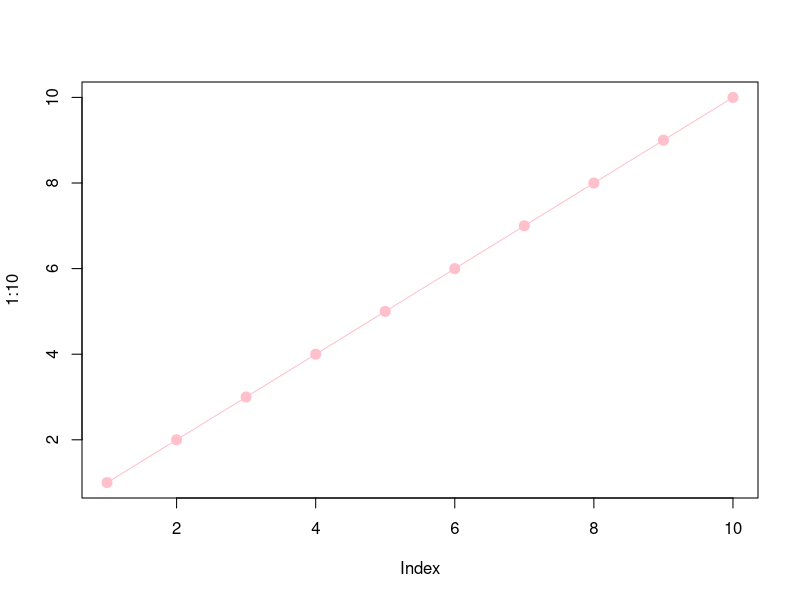
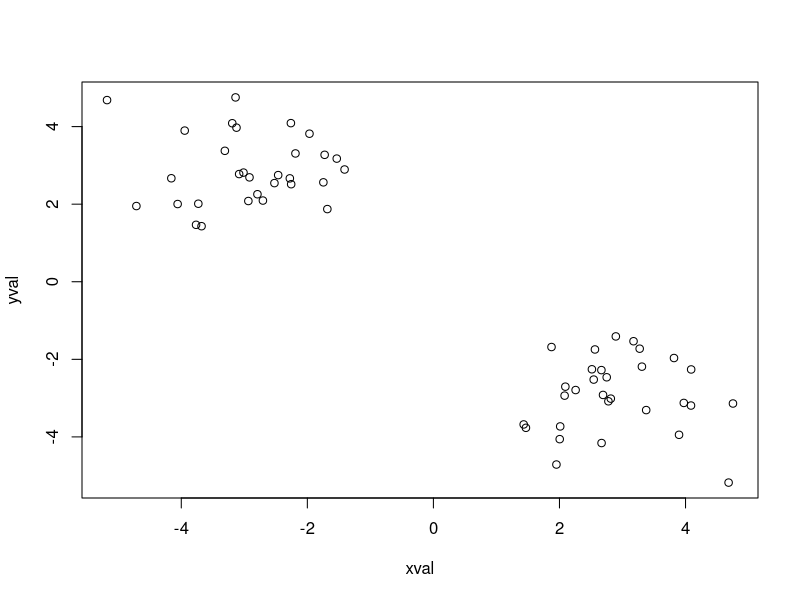
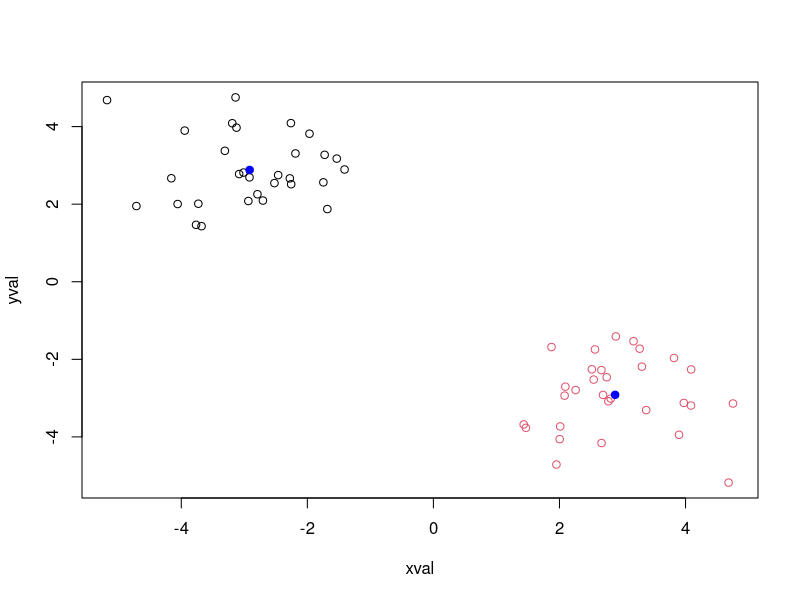
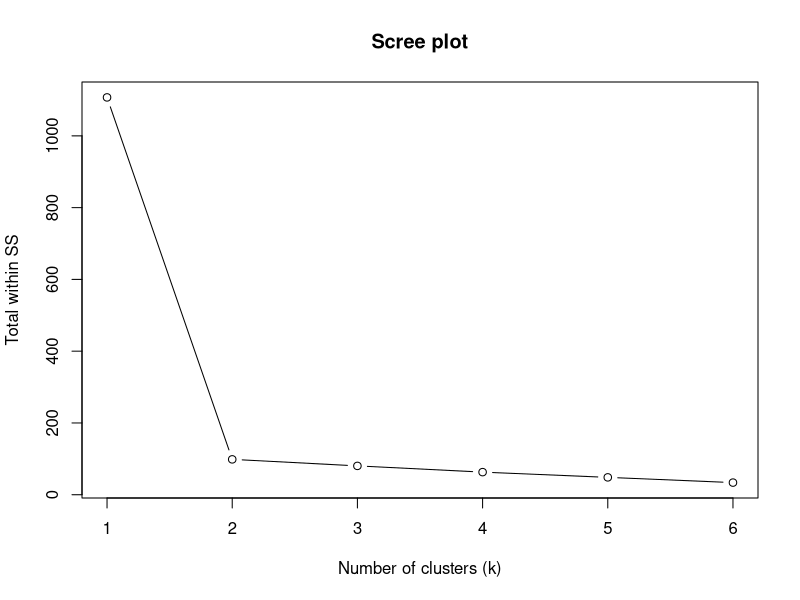
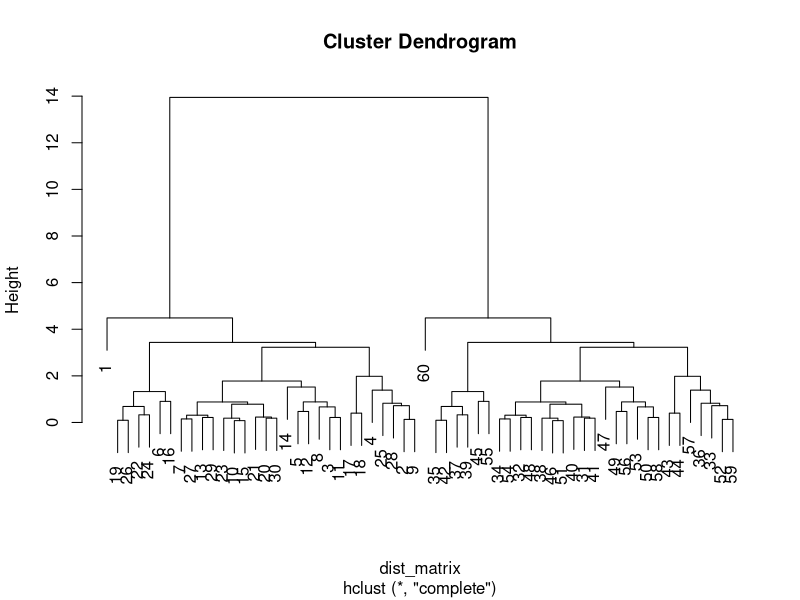
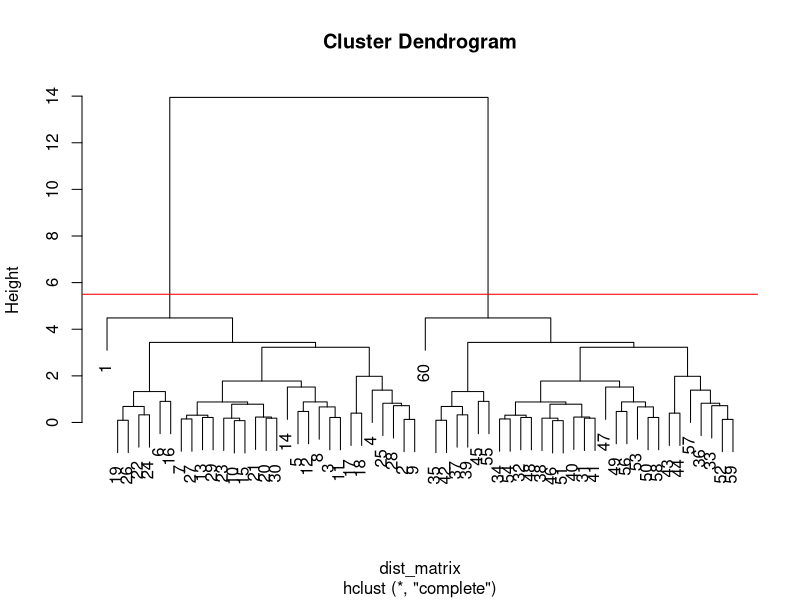
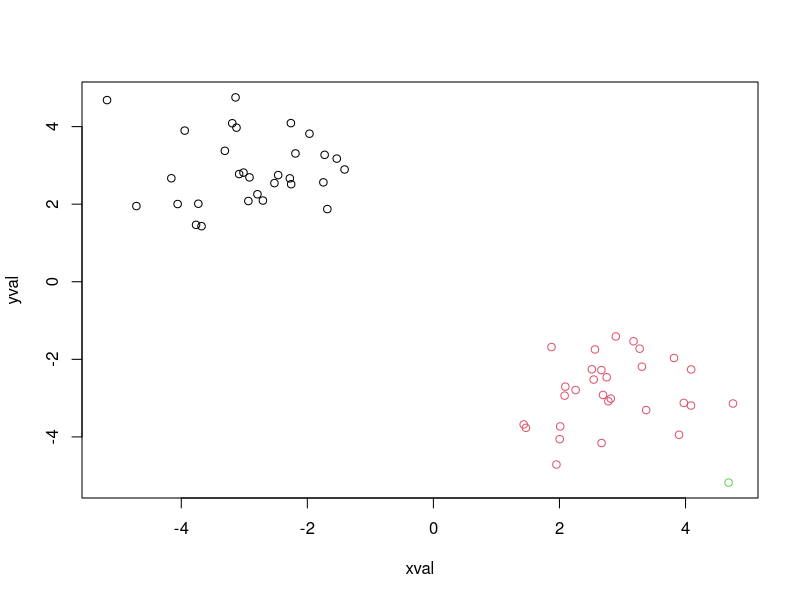
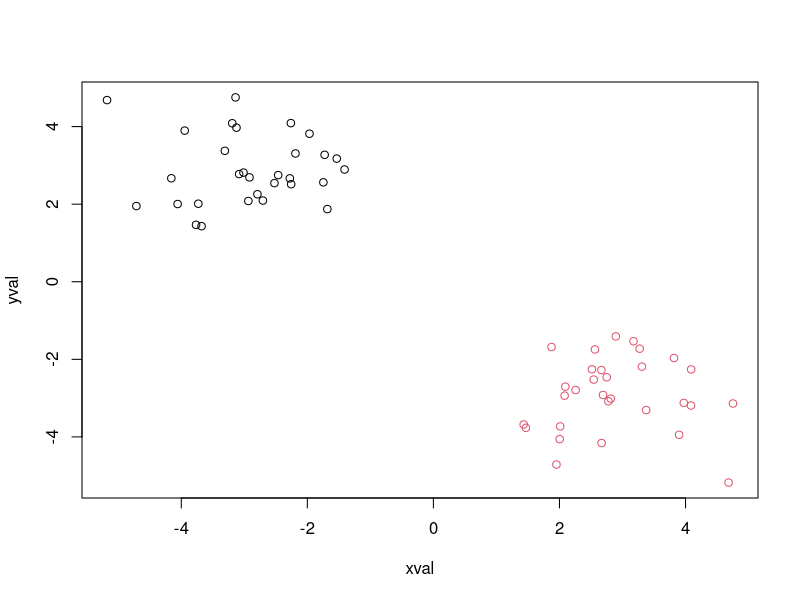

The R script that drew these images, in order:
## ---- chunk 1
knitr::opts_chunk$set(echo = TRUE)
## ---- chunk 2
# Example plot to see how Rmarkdown works
plot(1:10, typ="o", cex=2, pch = 20, col="pink")
## ---- chunk 3
# Generate some example data for clustering
tmp <- c(rnorm(30,-3), rnorm(30,3))
example <- cbind(xval = tmp, yval = rev(tmp))
plot(example)

## ---- chunk 4
k2 <- kmeans(example, centers = 2, nstart = 20)
k2
## ---- chunk 5
k2$size
## ---- chunk 6
k2$cluster
table(k2$cluster)
## ---- chunk 7
k2$centers
## ---- chunk 8
plot(example, col = k2$cluster)
points(k2$centers, col = "blue", pch = 20, cex = 1.5)
# palette(c("blue", "red"))
## ---- chunk 9
k3 <- kmeans(example, centers = 3, nstart = 20)
k3$tot.withinss
k2$tot.withinss
## ---- chunk 10
k1 <- kmeans(example, centers = 1, nstart = 20)
k4 <- kmeans(example, centers = 4, nstart = 20)
k5 <- kmeans(example, centers = 5, nstart = 20)
k6 <- kmeans(example, centers = 6, nstart = 20)

ss <- c(k1$tot.withinss, k2$tot.withinss, k3$tot.withinss, k4$tot.withinss, k5$tot.withinss, k6$tot.withinss)
plot(ss, typ = "b", xlab = "Number of clusters (k)", ylab = "Total within SS", main = "Scree plot")
## ---- chunk 11
dist_matrix <- dist(example)
## ---- chunk 12
hc <- hclust(dist_matrix)
hc
## ---- chunk 13
# What is the dimension of the distance matrix?
dim(dist_matrix)
# Turn dist_matrix into a matrix by filling in the blanks
head( as.matrix(dist_matrix), n = 2L )
# Compare the dimension of the original example dataset vs. dimension of new distance matrix
dim(example)
dim( as.matrix(dist_matrix) )
## ---- chunk 14
plot(hc)
## ---- chunk 15
plot(hc)
abline(h = 5.5, col = "red")
## ---- chunk 16
# Where should I cut to get 3 clusters (groups)?
three_groups <- cutree(hc, k = 3)
# Visualize the clusters made by hierarchical clustering and cutree
plot(example, col = three_groups)
# Where should I cut to get a height of 8?
two_groups <- cutree(hc, h = 8)
# Visualize this too. We should see 2 clusters
plot(example, col = two_groups)
## ---- chunk 17
hc.complete <- hclust(dist_matrix, method = "complete")
plot(hc.complete, main= "Complete Linking Method")

hc.average <- hclust(dist_matrix, method = "average")
plot(hc.average, main = "Average Linking Method")
## ---- chunk 18
xc <- rbind(
 matrix(rnorm(100, mean=0, sd = 0.3), ncol = 2), # c1
 matrix(rnorm(100, mean = 1, sd = 0.3), ncol = 2), # c2
 matrix(c(rnorm(50, mean = 1, sd = 0.3), rnorm(50, mean = 0, sd = 0.3)), ncol = 2) # c3
)

colnames(xc) <- c("x", "y")
## ---- chunk 19
plot(xc)
## ---- chunk 20
# c1 c1 c1 c1 * 50 times ... c2 c2 c2 c2 ... c3 c3 c3 c3 ...
rep_colvec <- rep( c("c1", "c2", "c3"), each = 50)
reality_colvec <- as.factor(rep_colvec)
plot(example, col = reality_colvec, pch = 20)
## ---- chunk 21
# Create a distance matrix for the created vector xc
d_xc <- dist(xc)
hc_xc <- hclust(d_xc)
plot(hc_xc)
grp2 <- cutree(hc_xc, k = 2)
plot(hc_xc, col = grp2, main = "Two Clusters", pch = 20)
grp3 <- cutree(hc_xc, k = 3)
plot(hc_xc, col = grp3, main = "Three Clusters", pch = 20)
# Compare membership of the different groups obtained from hierarchical clustering
table(grp2)
table(grp3)
## ---- chunk 22
# Initialize a blank 100 x 10 matrix
mydata <- matrix(nrow=100, ncol=10)

# Label the rows gene1, gene2, ... gene100
rownames(mydata) <- paste("gene", 1:100, sep="")

# Label the first five columns wt1, wt2, wt3, wt4, wt5 and the last five ko1, ko2, ko3, ko4, ko5
colnames(mydata) <- c( paste("wt", 1:5, sep=""), paste("ko", 1:5, sep="") )

# Fill in fake read counts with Poisson distribution
for(i in 1:nrow(mydata)) {
 wt.values <- rpois(5, lambda=sample(x=10:1000, size=1))
 ko.values <- rpois(5, lambda=sample(x=10:1000, size=1))
 mydata[i,] <- c(wt.values, ko.values)
}

# Let's check out our data!
head(mydata) 
## ---- chunk 23
trans_mydata <- t(mydata)
head(trans_mydata)
## ---- chunk 24
# In general, scaling is advisable such that all variables have unit variance
pca <- prcomp(trans_mydata, scale = TRUE)
# Since we have 10 samples, we have 10 PCs
attributes(pca)
pca$x
## ---- chunk 25
# First, calculate how much variance is captured per PC
pca_var <- pca$sdev ^ 2
# Convert into percent variance and round to first decimal place
per_var <- round( (pca_var / sum(pca_var) ) * 100, 1)
# Make color vector by searching for sample matches and converting sample names to colors
pca_colvec <- colnames(mydata)
pca_colvec[grep("wt", pca_colvec)] <- "red"
pca_colvec[grep("ko", pca_colvec)] <- "blue"
# Plot with colors and labels
plot( pca$x[,1], pca$x[,2],
      xlab = paste0("PC1 (", per_var[1], "%)"),
      ylab = paste0("PC2 (", per_var[2], "%)"),
      col = pca_colvec)
# Label some points and ESC when done
identify(pca$x[,1], pca$x[,2], labels = colnames(mydata))
## ---- chunk 26
barplot(per_var, main = "Scree Plot", xlab="Principal Component", ylab="Percent Variation")
## ---- chunk 27
loading_scores <- pca$rotation[,1] 
summary(loading_scores)
# Since we are interested in the magnitude of the contribution of each gene, take the absolute value
gene_scores <- abs(loading_scores)
# Now, sort the gene scores from high to low
gene_scores_ranked <- sort(gene_scores, decreasing = TRUE)
# Find the names of the top 5 genes
top_5_genes <- names(gene_scores_ranked[1:5])
top_5_genes
# Show the score of each top 5 genes
pca$rotation[top_5_genes, 1]
